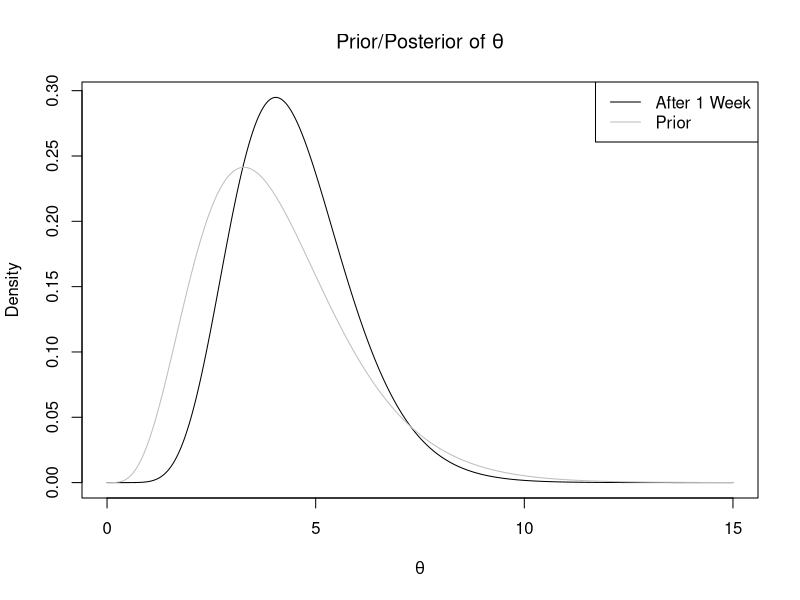
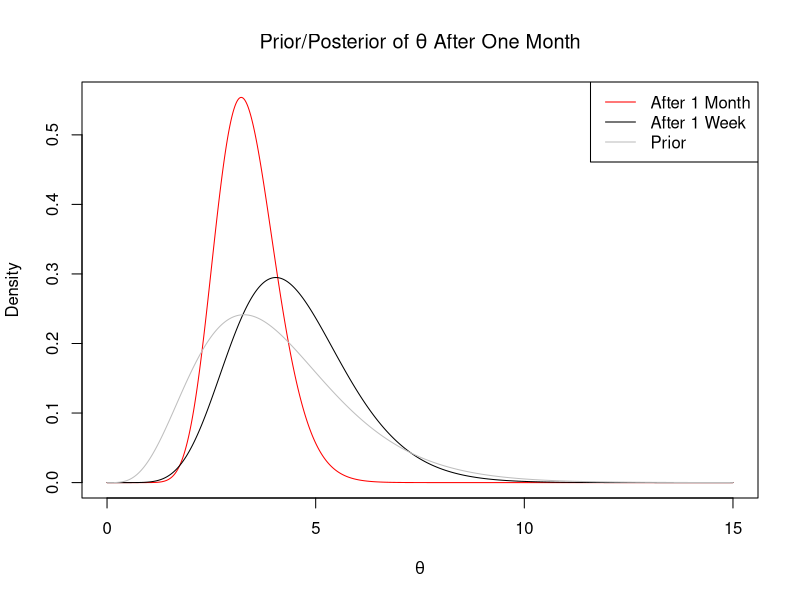

These charts were generated, in order, by the following R code:
## ---- chunk 1
a <- .5
b <- .5
a/b
## ---- chunk 2
1 - pgamma(2.7,shape = a, rate = b)
## ---- chunk 3
potholes <- c(3, 3, 7, 1, 4, 6, 6, 7, 3, 1, 5, 5, 5, 3, 3, 0, 3, 1, 2, 2)
a_star <- a + sum(potholes)
b_star <- b + length(potholes)
print(paste("a* =", a_star))
print(paste("b* =", b_star))
## ---- chunk 4
a_star/b_star
## ---- chunk 5
qgamma(c(.025, .975), shape = a_star, rate = b_star)
## ---- chunk 6
1 - pgamma(2.7, shape = a_star, rate = b_star)
## ---- chunk 7
gp_predictive <- function(ynew, shape, rate = 1/scale, scale = 1/rate) {
  (rate ** shape) * (gamma(ynew + shape)) / ( (1 + rate)**(ynew + shape) * factorial(ynew) * gamma(shape)) 
}
## ---- chunk 8
gp_predictive(3, shape = 5.1, rate = 1.25)
## ---- chunk 9
a <- 5.1
b <- 1.25
a_star <- a + 5
b_star <- b + 1
thetas <- seq(0,15, length.out = 1001)
plot(thetas, dgamma(thetas, shape = a_star, rate = b_star), col = 'black', type = 'l',
     main = expression(paste("Prior/Posterior of ", theta)), xlab = expression(theta), ylab = 'Density')
lines(thetas, dgamma(thetas, shape = a, rate = b), col = 'gray', type = 'l')
legend("topright", c("After 1 Week", "Prior"), col = c("black", "gray"), lty = 1)
## ---- chunk 10
accidents <- c(2,0,6,3)
a_star_star <- a_star + sum(accidents)
b_star_star <- b_star + length(accidents)
plot(thetas, dgamma(thetas, shape = a_star_star, rate = b_star_star), col = 'red', type = 'l',
     main = expression(paste("Prior/Posterior of ", theta, " After One Month")), 
     xlab = expression(theta), ylab = 'Density')
lines(thetas, dgamma(thetas, shape = a_star, rate = b_star), col = 'black', type = 'l')
lines(thetas, dgamma(thetas, shape = a, rate = b), col = 'gray', type = 'l')
legend("topright", c("After 1 Month", "After 1 Week", "Prior"), col = c("red", "black", "gray"), lty = 1)
## ---- chunk 11
1 - sum(gp_predictive(0:2, shape = a_star_star, rate = b_star_star))
## ---- chunk 12
before <- c(27, 30, 25, 29, 27, 23, 29, 24, 27, 36, 33, 34, 30, 25, 29, 27, 33, 33, 27, 34,
            28, 43, 31, 24, 36, 28, 26, 29, 30, 20, 33)
after <- c(26, 32, 21, 32, 21, 24, 36, 26, 24, 25, 30, 25, 20, 14, 26, 28, 21, 21)
a <- 5
b <- 0.2
a_before <- a + sum(before)
b_before <- b + length(before)
a_after <- a + sum(after)
b_after <- b + length(after)
J <- 10000
sim_before <- rgamma(J, shape = a_before, rate = b_before)
sim_after <- rgamma(J, shape = a_after, rate = b_after)
mean(sim_before > sim_after)
## ---- chunk 13
mean(sim_before - sim_after)
median(sim_before - sim_after)
## ---- chunk 14
quantile(sim_before - sim_after, c(.025, .975))
